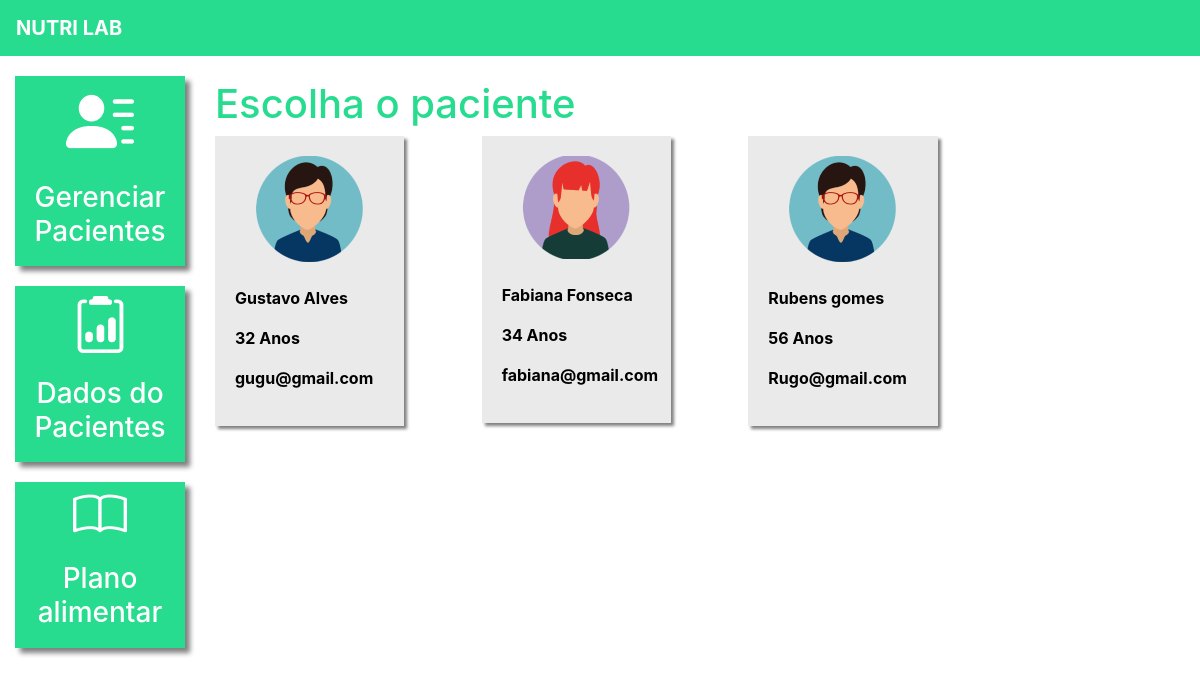
Page /dados_paciente/ (signed in) on the committed database.
### plataforma/models.py (models this page shows, shortened)
class Pacientes(models.Model):
    choices_sexo = (('F', 'Feminino'),
    ('M', 'Maculino'))
    nome = models.CharField(max_length=50)
    sexo = models.CharField(max_length=1, choices=choices_sexo)
    idade = models.IntegerField()
    email = models.EmailField()
    telefone = models.CharField(max_length=19)
    nutri = models.ForeignKey(User, on_delete=models.CASCADE)

### plataforma/views.py (the view)
# urls.py: path('dados_paciente/', views.dados_paciente_listar, name="dados_paciente_listar"),
@login_required(login_url='/auth/logar/')
def dados_paciente_listar(request):
    if request.method == "GET":
        pacientes = Pacientes.objects.filter(nutri=request.user)
        return render(request, 'dados_paciente_listar.html', {'pacientes': pacientes})

### plataforma/templates/dados_paciente_listar.html (shortened to what this page needs)
{% extends 'base_plataforma.html' %}
{% load static %}
{% block 'plataforma' %}
    <br>
    <h1 class="titulo">Escolha o paciente</h1>
    <div class="row">
        {% for paciente in pacientes%}
            <div class="col-md-4">
                <a href="{% url 'dados_paciente' paciente.id %}" class="link-hover">
                    <div class="card-paciente">
                        <div class="foto-perfil">
                           {% if paciente.sexo == "M"%}
                                <img src="{% static 'plataforma/img/perfil2.png' %}">
                            {% else %}
                                <img src="{% static 'plataforma/img/perfil1.png' %}">
                            {% endif %}
                        </div>
                        <br>
                        <p class="dados">{{paciente.nome}}</p>
                        <p class="dados">{{paciente.idade}} Anos</p>
                        <p class="dados">{{paciente.email}}</p>
                    </div>
                </a>
            </div>
        {% endfor %}
    </div>
{% endblock%}

### templates/static/plataforma/css/css.css (style rules this page uses)
.titulo { color: #27DB8F; }
.card-paciente { background-color: #EAEAEA; width: 80%; box-shadow: 3px 3px 3px gray; padding: 20px; color: black; }
.foto-perfil { text-align: center; }
.dados { font-weight: bold; }

### rows in the picture
Pacientes: nome "Gustavo Alves", idade "32", email "gugu@gmail.com"
Pacientes: nome "Fabiana Fonseca", idade "34", email "fabiana@gmail.com"
Pacientes: nome "Rubens gomes", idade "56", email "Rugo@gmail.com"
